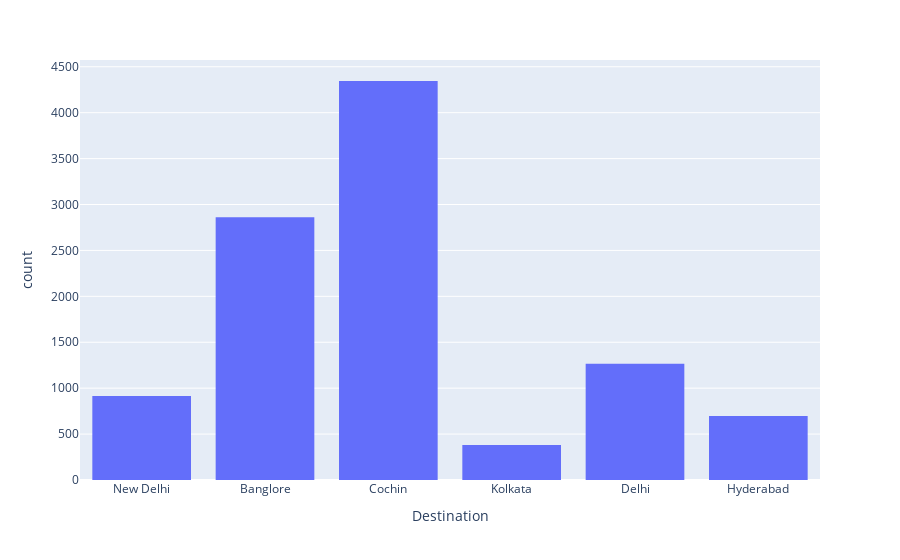

The notebook cell this image was saved under:
### Code cell
px.histogram(data_frame=df,x="Destination")

### Figure 1 — Plotly figure (JSON) as saved in the notebook; plotly's stock layout.template omitted (floating-point values rounded to 4 significant figures; data arrays with more than 128 entries replaced by an {"elided": "..."} marker saying what was removed)
{"data": [{"alignmentgroup": "True", "bingroup": "x", "hovertemplate": "Destination=%{x}<br>count=%{y}<extra></extra>", "legendgroup": "", "marker": {"color": "#636efa", "pattern": {"shape": ""}}, "name": "", "offsetgroup": "", "orientation": "v", "showlegend": false, "type": "histogram", "x": {"elided": "10462 str values"}, "xaxis": "x", "yaxis": "y"}], "layout": {"barmode": "relative", "legend": {"tracegroupgap": 0}, "margin": {"t": 60}, "xaxis": {"anchor": "y", "domain": [0, 1], "title": {"text": "Destination"}}, "yaxis": {"anchor": "x", "domain": [0, 1], "title": {"text": "count"}}}}
